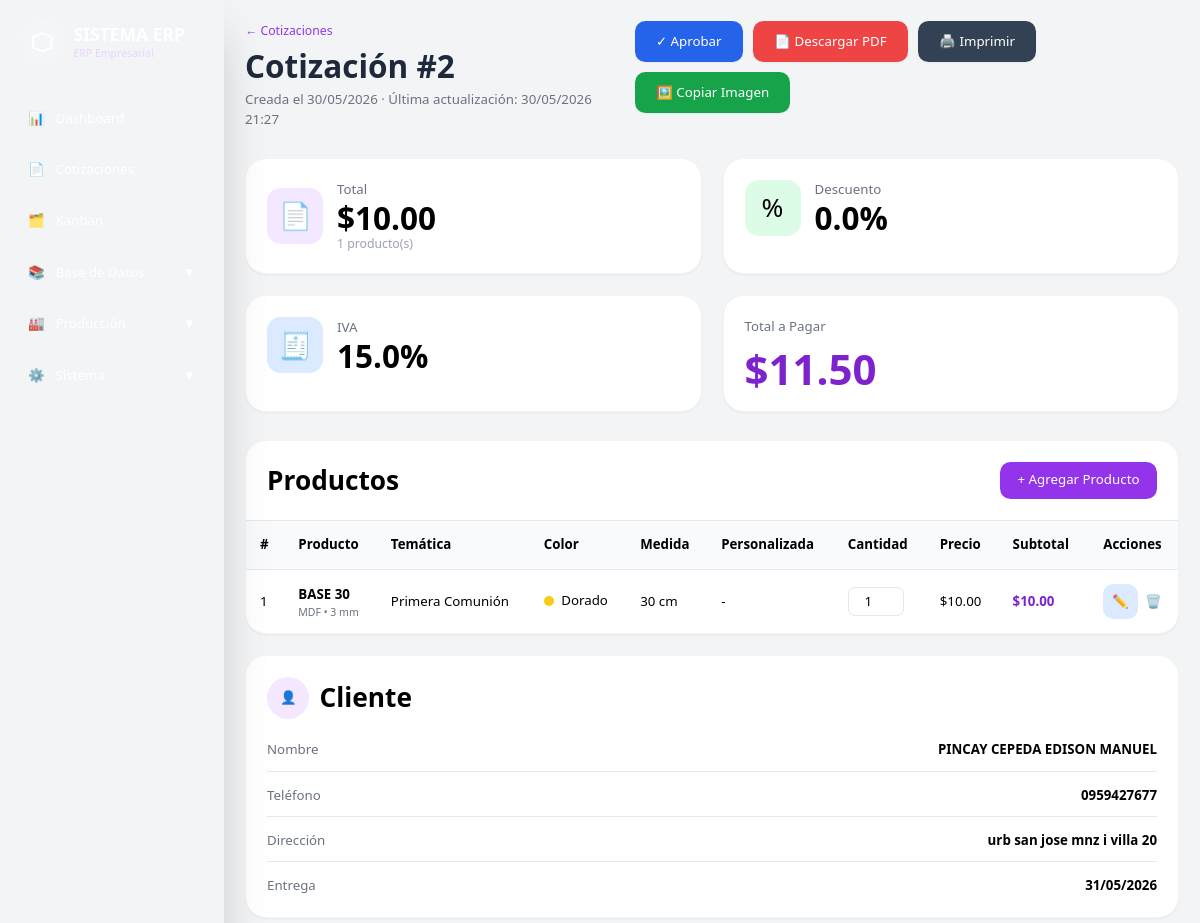
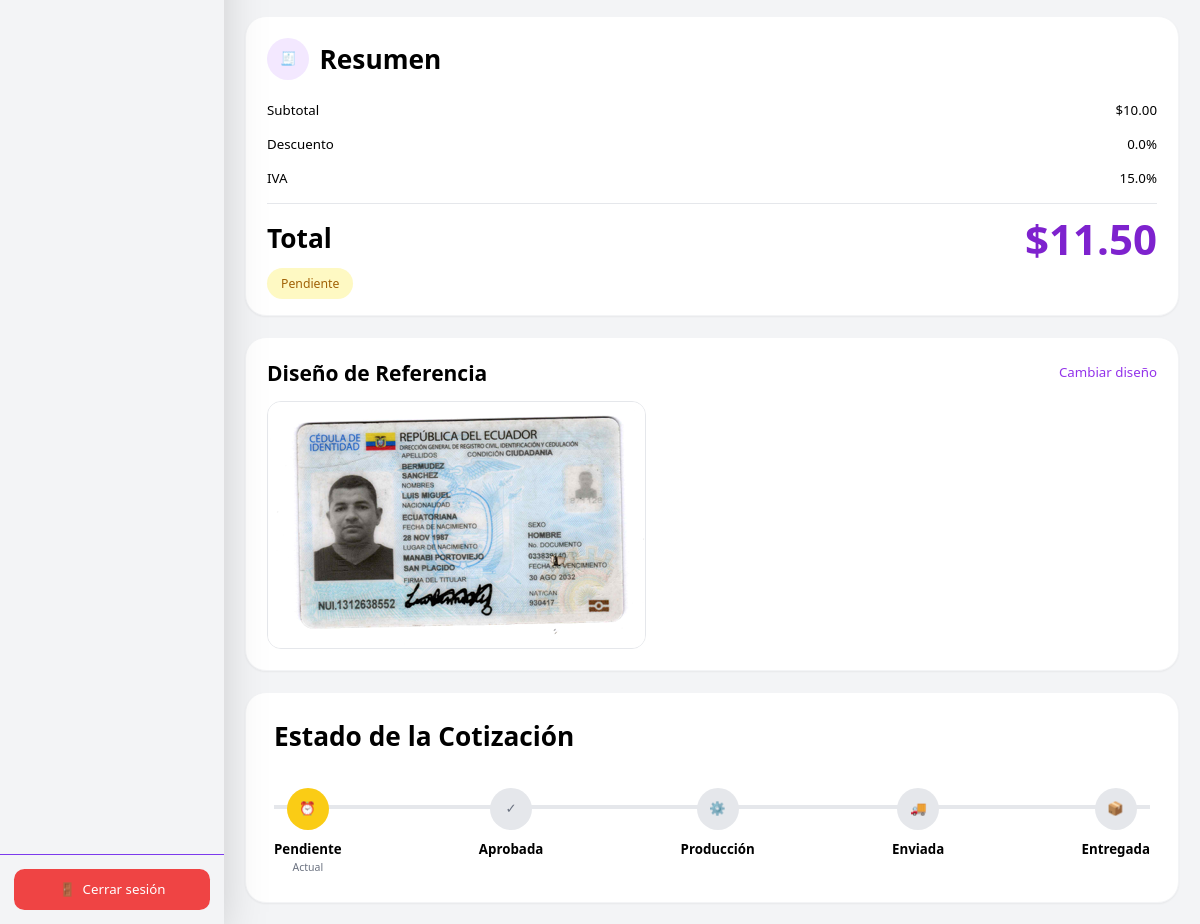
The page /quotations/2 (signed in) on the database as committed earlier (2 pictures, top to bottom).
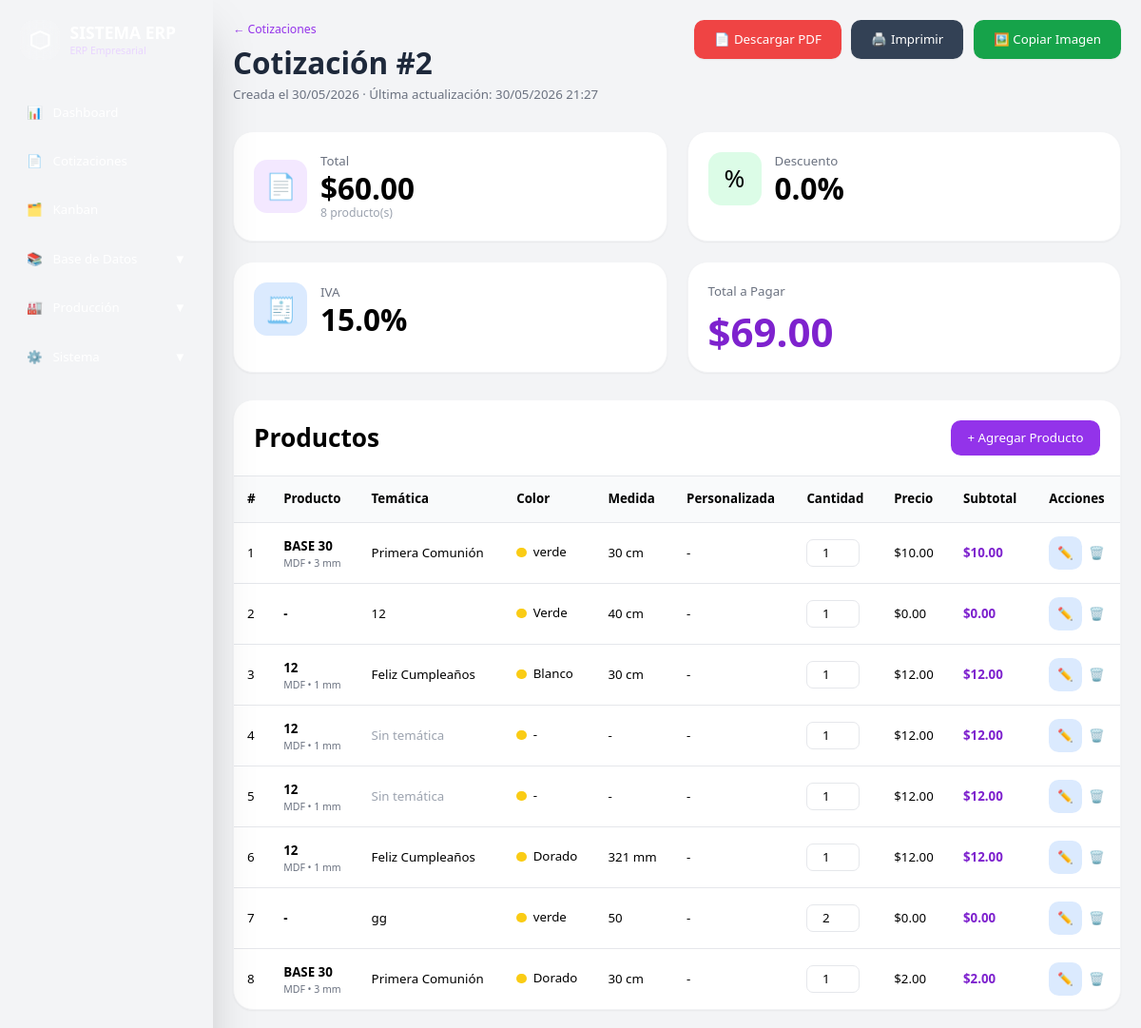
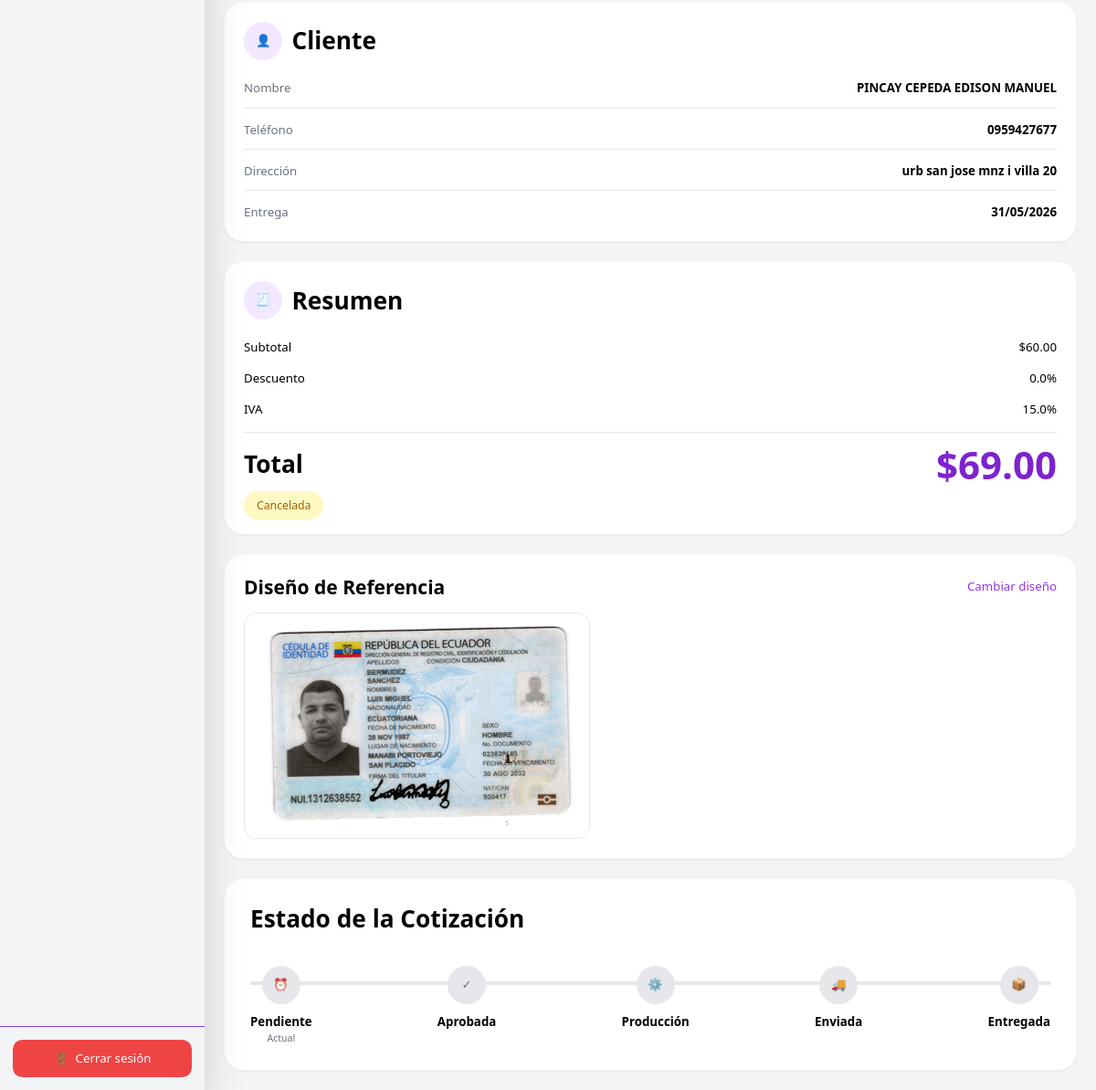
The same page on the database as committed later (2 pictures, top to bottom).
### app/models/quotation.py (models this page shows)
class Quotation(Base):
    __tablename__ = "quotations"
    id = Column(Integer, primary_key=True)
    client_id = Column(
        Integer,
        ForeignKey("clients.id")
    )
    subtotal = Column(Float)
    discount = Column(Float)
    iva = Column(Float)
    total = Column(Float)
    status = Column(String)
    delivery_date = Column(Date)
    design_file = Column(String)
    created_at = Column(
        DateTime,
        default=datetime.utcnow
    )
    client = relationship("Client")
    items = relationship(
    "QuotationItem"
    )
    items = relationship(
    "QuotationItem",
    back_populates="quotation"
)

### app/models/quotation_item.py (models this page shows)
class QuotationItem(Base):
    __tablename__ = "quotation_items"
    id = Column(Integer, primary_key=True, index=True)
    quotation_id = Column(Integer, ForeignKey("quotations.id"))
    product_id = Column(Integer, ForeignKey("products.id"), nullable=True)
    quantity = Column(Integer)
    detail = Column(String)
    measure = Column(String)
    theme = Column(String)
    color = Column(String)
    logo = Column(Boolean, default=False)
    unit_price = Column(Float)
    total = Column(Float)
    product = relationship("Product")
    quotation = relationship(
    "Quotation",
    back_populates="items"
    )

### app/models/product.py (models this page shows)
class Product(Base):
    __tablename__ = "products"
    id = Column(Integer, primary_key=True)
    code = Column(String)
    name = Column(String)
    description = Column(String)
    category = Column(String)
    material = Column(String)
    color = Column(String)
    size = Column(String)
    thickness = Column(String)
    price = Column(Float)
    cost = Column(Float)
    theme = Column(String)
    stock = Column(Integer)
    custom = Column(Boolean)
    image = Column(String)

### app/models/client.py (models this page shows)
class Client(Base):
    __tablename__ = "clients"
    id = Column(Integer, primary_key=True, index=True)
    name = Column(String)
    company = Column(String)
    ruc_ci = Column(
        String,
        unique=True
    )
    phone = Column(String)
    email = Column(String)
    address = Column(Text)
    client_type = Column(String)
    observations = Column(Text)

### app/routes/quotations.py (the view)
@router.get("/{quotation_id}", response_class=HTMLResponse)
async def quotation_detail(
    quotation_id: int, request: Request, db: Session = Depends(get_db)
):
    user = role_required(request, ["admin", "ventas"])
    if isinstance(user, RedirectResponse):
        return user
    quotation = db.query(Quotation).filter(Quotation.id == quotation_id).first()
    return templates.TemplateResponse(
        request=request, name="quotation_detail.html", context={"quotation": quotation}
    )

### app/templates/quotation_detail.html (shortened to what this page needs)
{% extends 'base.html' %} {% block content %}
<div class="flex flex-col lg:flex-row lg:justify-between lg:items-start gap-6 mb-8">
  <div>
    <a href="/quotations" class="text-purple-600 text-sm font-medium hover:underline">
      ← Cotizaciones
    </a>
    <h1 class="text-4xl font-bold text-slate-800 mt-2">
      Cotización #{{ quotation.id }}
    </h1>
    <p class="text-gray-500 mt-2">
      Creada el {{ quotation.created_at.strftime('%d/%m/%Y') }} · Última
      actualización: {{ quotation.created_at.strftime('%d/%m/%Y %H:%M') }}
    </p>
  </div>
  <div class="flex flex-wrap gap-3">
    {% if quotation.status == 'pendiente' %}
    <a href="/quotations/{{ quotation.id }}/approve"
      class="bg-blue-600 hover:bg-blue-700 text-white px-6 py-3 rounded-xl shadow-sm">
      ✓ Aprobar
    </a>
    {% endif %}
    <a href="/quotations/{{ quotation.id }}/pdf"
      class="bg-red-500 hover:bg-red-600 text-white px-6 py-3 rounded-xl shadow-sm">
      📄 Descargar PDF
    </a>
    <button onclick="window.print()" class="bg-slate-700 hover:bg-slate-800 text-white px-6 py-3 rounded-xl shadow-sm">
      🖨 Imprimir
    </button>
    <button onclick="copyQuotationImage()"
      class="bg-green-600 hover:bg-green-700 text-white px-6 py-3 rounded-xl shadow-sm">
      🖼 Copiar Imagen
    </button>
  </div>
</div>
<div class="grid grid-cols-1 md:grid-cols-2 xl:grid-cols-4 gap-6 mb-8">
  <div class="bg-white rounded-3xl shadow-sm border border-gray-100 p-6">
    <div class="flex items-center gap-4">
      <div class="w-16 h-16 rounded-2xl bg-purple-100 flex items-center justify-center text-3xl">
        📄
      </div>
      <div>
        <p class="text-gray-500">Total</p>
        <h2 class="text-4xl font-bold">
          ${{ "%.2f"|format(quotation.subtotal) }}
        </h2>
        <p class="text-sm text-gray-400">
          {{ quotation.items|length }} producto(s)
        </p>
      </div>
    </div>
  </div>
  <div class="bg-white rounded-3xl shadow-sm border border-gray-100 p-6">
    <div class="flex items-center gap-4">
      <div class="w-16 h-16 rounded-2xl bg-green-100 flex items-center justify-center text-3xl">
        %
      </div>
      <div>
        <p class="text-gray-500">Descuento</p>
        <h2 class="text-4xl font-bold">{{ quotation.discount }}%</h2>
      </div>
    </div>
  </div>
  <div class="bg-white rounded-3xl shadow-sm border border-gray-100 p-6">
    <div class="flex items-center gap-4">
      <div class="w-16 h-16 rounded-2xl bg-blue-100 flex items-center justify-center text-3xl">
        🧾
      </div>
      <div>
        <p class="text-gray-500">IVA</p>
        <h2 class="text-4xl font-bold">{{ quotation.iva }}%</h2>
      </div>
    </div>
  </div>
  <div class="bg-white rounded-3xl shadow-sm border border-gray-100 p-6">
    <div>
      <p class="text-gray-500">Total a Pagar</p>
      <h2 class="text-5xl font-bold text-purple-700 mt-3">
        ${{ "%.2f"|format(quotation.total) }}
      </h2>
    </div>
  </div>
</div>
<div id="quotation_capture" class="space-y-6">
  <div class="bg-white rounded-3xl shadow-sm border border-gray-100 overflow-hidden mb-6">
    <div class="flex flex-col md:flex-row md:justify-between md:items-center gap-4 p-6 border-b">
      <h2 class="text-3xl font-bold">Productos</h2>
      <div class="flex gap-3">
        <button type="button" onclick="openAddProductModal()"
          class="bg-purple-600 hover:bg-purple-700 text-white px-5 py-2.5 rounded-xl">
          + Agregar Producto
        </button>
      </div>
    </div>
    <div class="overflow-x-auto">
      <table class="w-full min-w-[900px]">
        <thead class="bg-gray-50">
          <tr>
            <th class="p-4 text-left">#</th>
            <th class="text-left p-4">Producto</th>
            <th class="text-left p-4">Temática</th>
            <th class="text-left p-4">Color</th>
            <th class="text-left p-4">Medida</th>
            <th class="text-left p-4">Personalizada</th>
            <th class="text-left p-4">Cantidad</th>
            <th class="text-left p-4">Precio</th>
            <th class="text-left p-4">Subtotal</th>
            <th class="text-center">Acciones</th>
          </tr>
        </thead>
        <tbody>
          {% for item in quotation.items %}
          <tr class="border-t">
            <td class="p-4">{{ loop.index }}</td>
            <td class="p-4">
                <div class="font-semibold">
                    {{ item.detail or (item.product.name if item.product else "-") }}
                </div>
                {% if item.product %}
                <div class="text-xs text-gray-500">
                    {{ item.product.material }} • {{ item.product.thickness }}
                </div>
                {% endif %}
            </td>
            <td class="p-4">
              {% if item.theme %} {{ item.theme }} {% else %}
              <span class="text-gray-400"> Sin temática </span>
              {% endif %}
            </td>
            <td class="p-4">
              <span class="inline-flex items-center gap-2">
                <span class="w-3 h-3 rounded-full bg-yellow-400"></span>
                {{ item.color or '-' }}
              </span>
            </td>
            <td class="p-4">{{ item.measure or '-' }}</td>
            <td class="p-4">{{ item.customized or '-' }}</td>
           <td class="p-4">
              <input
                  type="number"
                  min="1"
                  value="{{ item.quantity }}"
                  class="w-16 border rounded-lg p-1 text-center"
                  onchange="updateQuantity(
                      {{ item.id }},
                      this.value
                  )"
              >
          </td>
            <td class="p-4">${{ "%.2f"|format(item.unit_price) }}</td>
            <td class="p-4 font-bold text-purple-700">
              ${{ "%.2f"|format(item.total) }}
            </td>
            <td class="p-4">
              <div class="flex gap-2 justify-center">
                <button type="button" onclick="openEditItemModal({{ item.id }})"
                  class="w-10 h-10 bg-blue-100 hover:bg-blue-200 rounded-xl flex items-center justify-center">
                  ✏
                </button>
                <button onclick="deleteItem({{ item.id }})">🗑</button>
              </div>
            </td>
          </tr>
          {% endfor %}
        </tbody>
      </table>
    </div>
  </div>
  <div class="grid grid-cols-1 xl:grid-cols-2 gap-6">
    <div class="bg-white rounded-3xl shadow-sm border border-gray-100 p-6">
      <div class="flex items-center gap-3 mb-6">
        <div class="w-12 h-12 bg-purple-100 rounded-full flex items-center justify-center">
          👤
        </div>
        <h2 class="text-3xl font-bold">Cliente</h2>
      </div>
      <div class="space-y-4">
        <div class="flex justify-between border-b pb-3">
          <span class="text-gray-500"> Nombre </span>
          <span class="font-semibold">
            {{ quotation.client.name if quotation.client else '-' }}
          </span>
        </div>
        <div class="flex justify-between border-b pb-3">
          <span class="text-gray-500"> Teléfono </span>
          <span class="font-semibold">
            {{ quotation.client.phone or '-' }}
          </span>
        </div>
        <div class="flex justify-between border-b pb-3">
          <span class="text-gray-500"> Dirección </span>
          <span class="font-semibold">
            {{ quotation.client.address or '-' }}
          </span>
        </div>
        <div class="flex justify-between">
          <span class="text-gray-500"> Entrega </span>
          <span class="font-semibold">
            {{ quotation.delivery_date.strftime('%d/%m/%Y') if
            quotation.delivery_date else '-' }}
          </span>
        </div>
      </div>
    </div>
    <div class="bg-white rounded-3xl shadow-sm border border-gray-100 p-6">
      <div class="flex items-center gap-3 mb-6">
        <div class="w-12 h-12 bg-purple-100 rounded-full flex items-center justify-center">
          🧾
        </div>
        <h2 class="text-3xl font-bold">Resumen</h2>
      </div>
      <div class="space-y-4">
        <div class="flex justify-between">
          <span>Subtotal</span>
          <span> ${{ "%.2f"|format(quotation.subtotal) }} </span>
        </div>
        <div class="flex justify-between">
          <span>Descuento</span>
          <span> {{ quotation.discount }}% </span>
        </div>
        <div class="flex justify-between">
          <span>IVA</span>
          <span> {{ quotation.iva }}% </span>
        </div>
        <hr />
        <div class="flex justify-between items-center">
          <span class="text-3xl font-bold"> Total </span>
          <span class="text-5xl font-bold text-purple-700">
            ${{ "%.2f"|format(quotation.total) }}
          </span>
        </div>
        <div class="mt-5">
          <span class="bg-yellow-100 text-yellow-700 px-4 py-2 rounded-full text-sm">
            {{ quotation.status|capitalize }}
          </span>
        </div>
      </div>
    </div>
  </div>
  <div class="bg-white rounded-3xl shadow-sm border border-gray-100 p-6 mt-6">
    <div class="flex items-center justify-between mb-4">
      <h2 class="text-2xl font-bold">Diseño de Referencia</h2>
      <a href="/quotations/{{ quotation.id }}/edit" class="text-purple-600 hover:underline">
        Cambiar diseño
      </a>
    </div>
    {% if quotation.design_file %}
    <img src="/uploads/designs/{{ quotation.design_file }}" class="max-w-full rounded-2xl border" />
    {% else %}
    <div class="border-2 border-dashed rounded-2xl p-12 text-center text-gray-400">
      No existe diseño de referencia
    </div>
    {% endif %}
  </div>
  <div class="bg-white rounded-3xl shadow-sm border border-gray-100 p-8 mt-6">
    <h2 class="text-3xl font-bold mb-10">Estado de la Cotización</h2>
    <div class="relative">
      <div class="relative flex flex-col md:flex-row md:justify-between gap-8">
        <div class="flex flex-col items-center">
          <div
            class="w-12 h-12 rounded-full flex items-center justify-center {% if quotation.status in ['pendiente','aprobada','produccion','enviada','entregada'] %} bg-yellow-400 text-white {% else %} bg-gray-200 {% endif %}">
            ⏰
          </div>
          <span class="mt-3 font-semibold"> Pendiente </span>
          <span class="text-xs text-gray-500"> Actual </span>
        </div>
        <div class="flex flex-col items-center">
          <div
            class="w-12 h-12 rounded-full flex items-center justify-center {% if quotation.status in ['aprobada','produccion','enviada','entregada'] %} bg-blue-500 text-white {% else %} bg-gray-200 text-gray-500 {% endif %}">
            ✓
          </div>
          <span class="mt-3 font-semibold"> Aprobada </span>
        </div>
        <div class="flex flex-col items-center">
          <div
            class="w-12 h-12 rounded-full flex items-center justify-center {% if quotation.status in ['produccion','enviada','entregada'] %} bg-purple-600 text-white {% else %} bg-gray-200 text-gray-500 {% endif %}">
            ⚙
          </div>
          <span class="mt-3 font-semibold"> Producción </span>
        </div>
        <div class="flex flex-col items-center">
          <div
            class="w-12 h-12 rounded-full flex items-center justify-center {% if quotation.status in ['enviada','entregada'] %} bg-orange-500 text-white {% else %} bg-gray-200 text-gray-500 {% endif %}">
            🚚
          </div>
          <span class="mt-3 font-semibold"> Enviada </span>
        </div>
        <div class="flex flex-col items-center">
          <div
            class="w-12 h-12 rounded-full flex items-center justify-center {% if quotation.status == 'entregada' %} bg-green-600 text-white {% else %} bg-gray-200 text-gray-500 {% endif %}">
            📦
          </div>
          <span class="mt-3 font-semibold"> Entregada </span>
        </div>
      </div>
    </div>
  </div>
</div>
{% endblock %}

Rows that differ between the two databases and show on the page:
changed Quotation id 2: subtotal "10.00" → "60.00"; total "11.50" → "69.00"; status "Pendiente" → "Cancelada"
changed QuotationItem (number 1 of 8 on the later page): color "Dorado" → "verde"
added QuotationItem: detail "-", theme "12", color "Verde", measure "40 cm", customized "-", quantity "1", unit_price "0.00", total "0.00"
added QuotationItem: detail.name "12", product.material "MDF", product.thickness "1 mm", theme "Feliz Cumpleaños", color "Blanco", measure "30 cm", customized "-", quantity "1", unit_price "12.00", total "12.00"
added QuotationItem: detail.name "12", product.material "MDF", product.thickness "1 mm", theme "Sin temática", color "-", measure "-", customized "-", quantity "1", unit_price "12.00", total "12.00"
added QuotationItem: detail.name "12", product.material "MDF", product.thickness "1 mm", theme "Sin temática", color "-", measure "-", customized "-", quantity "1", unit_price "12.00", total "12.00"
added QuotationItem: detail.name "12", product.material "MDF", product.thickness "1 mm", theme "Feliz Cumpleaños", color "Dorado", measure "321 mm", customized "-", quantity "1", unit_price "12.00", total "12.00"
added QuotationItem: detail "-", theme "gg", color "verde", measure "50", customized "-", quantity "2", unit_price "0.00", total "0.00"
added QuotationItem: detail.name "BASE 30", product.material "MDF", product.thickness "3 mm", theme "Primera Comunión", color "Dorado", measure "30 cm", customized "-", quantity "1", unit_price "2.00", total "2.00"
Other text that changed with them:
{{ quotation.items|length }}: "1" → "8"
text no longer shown: "✓ Aprobar"
